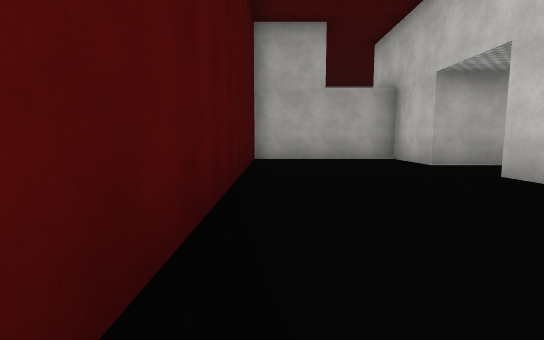
View 1 (above)

17 first-person views from a walk through a Unity game level. The camera is 1.3 m above the floor, tilts 6° down and sees 85° across. The floor is counted in squares, 2.25 m on a side. Each view is taken from the middle of a square. On the plan, view 1 faces up. The plan holds only what a view shows up to about 9 squares ahead; the rest is blank. The place goes on beyond the plan. The player is left out. Surface patterns are stand-ins for the level's own textures.

View 2
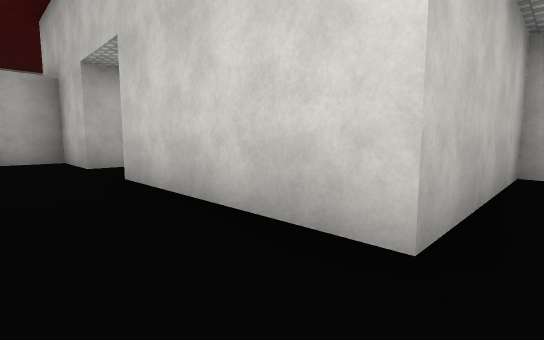

View 3
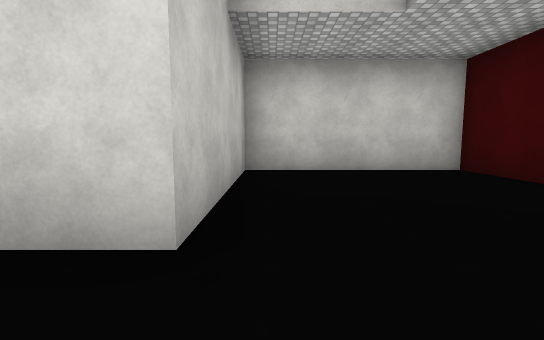

View 4
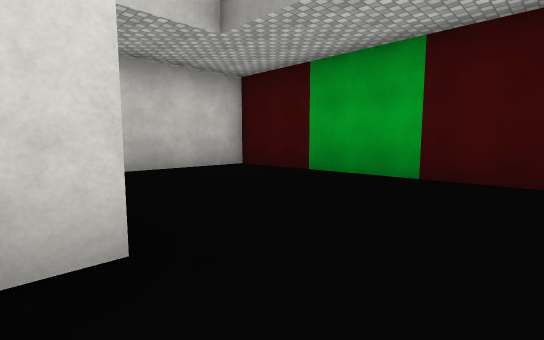

View 5
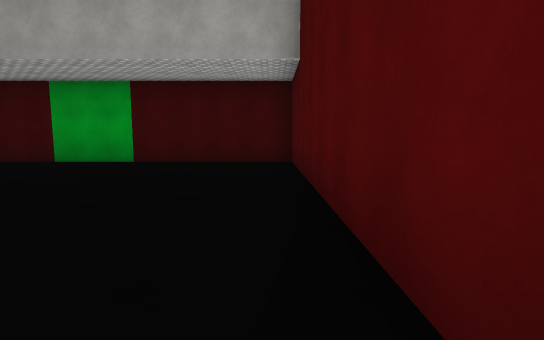

View 6
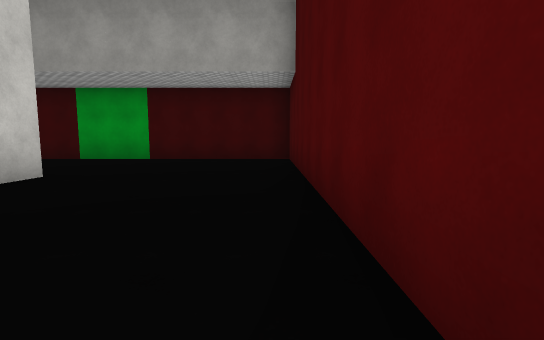

View 7
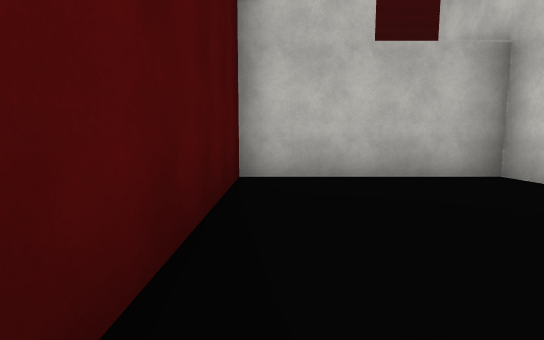

View 8
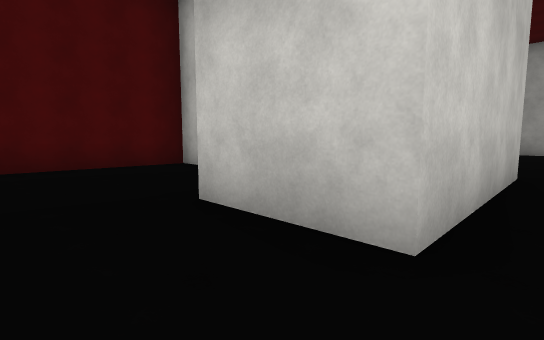

View 9
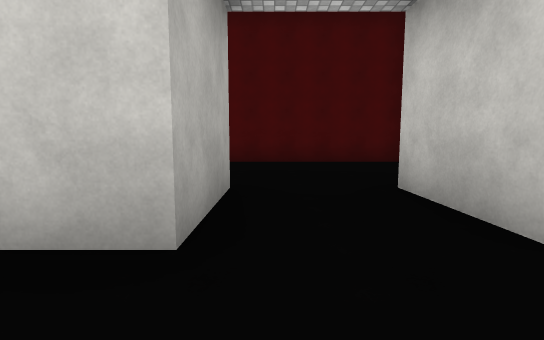

View 10
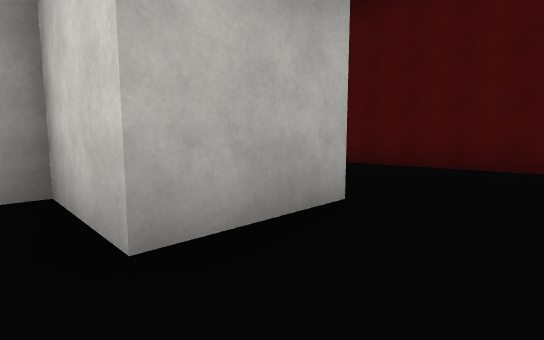

View 11
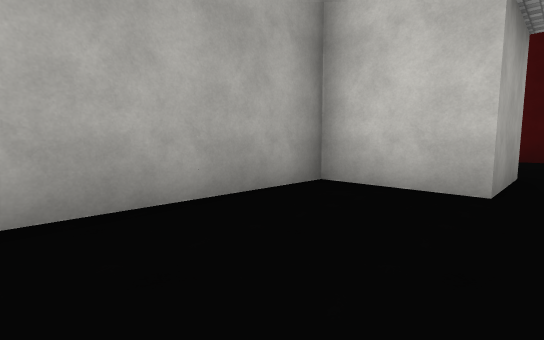

View 12
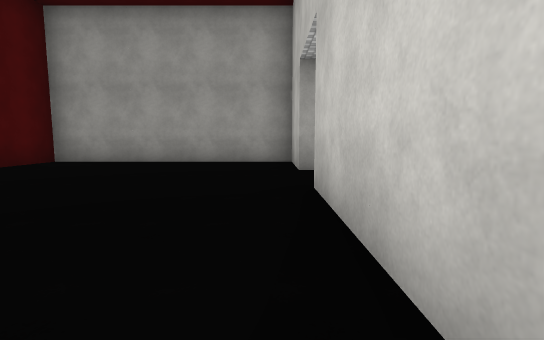

View 13
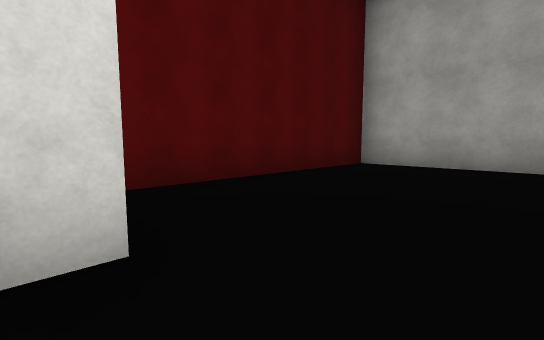

View 14
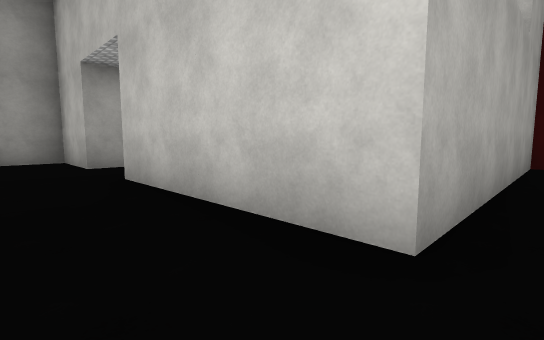

View 15
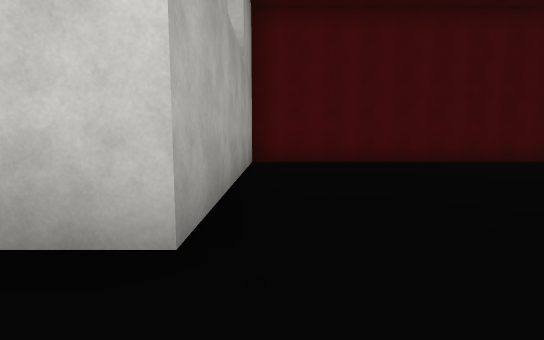

View 16
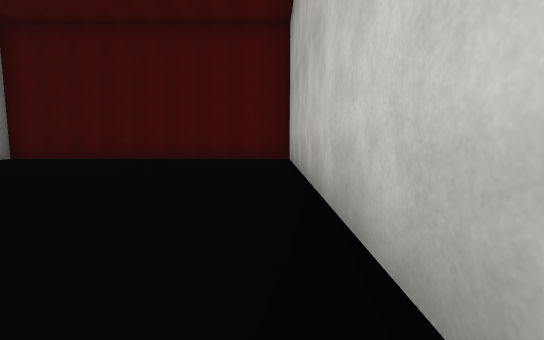

View 17
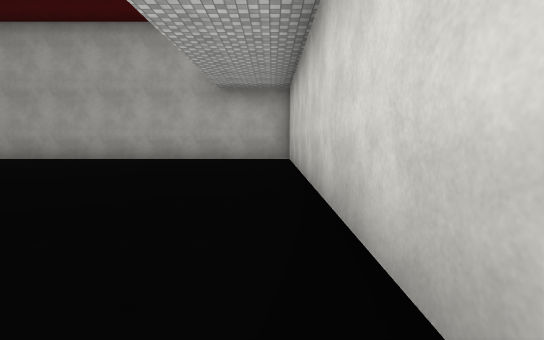

### Floor plan
Key: @ floor where view 1 was taken; # wall or solid block; . floor.
Columns run from 1 left of view 1 to 12 right of it. Each row starts with its distance up from view 1.
 19 ############
 18 #      ... #
 17 #          #
 16 #          #
 15 #          #
 14 #          #
 13 #          #
 12 #          #
 11 #       .  #
 10 #######.  .#
  9 #######. . #
  8 #    ##.     #
  7 #    ##      #
  6 #    ...     #
  5 #.     .. .  #
  4 #.   ##      #
  3 #    ##      #
  2 #    #########
  1 #  . #####
  0 #@ .     #
 -1 #        #
 -2 #        #
 -3 #        #
 -4 ##########

Where each view was taken, in squares from view 1:
view 1: 0 up, 0 right, facing up
view 2: 0 up, 2 right, facing up-right
view 3: 0 up, 2 right, facing right
view 4: 1 up, 2 right, facing down-right
view 5: 4 up, 0 right, facing down
view 6: 5 up, 0 right, facing down
view 7: 4 up, 0 right, facing up
view 8: 5 up, 6 right, facing up-left
view 9: 5 up, 7 right, facing left
view 10: 6 up, 6 right, facing down-left
view 11: 5 up, 9 right, facing down-left
view 12: 10 up, 6 right, facing down
view 13: 9 up, 8 right, facing down-right
view 14: 11 up, 7 right, facing down-left
view 15: 11 up, 7 right, facing left
view 16: 18 up, 8 right, facing left
view 17: 10 up, 9 right, facing up
